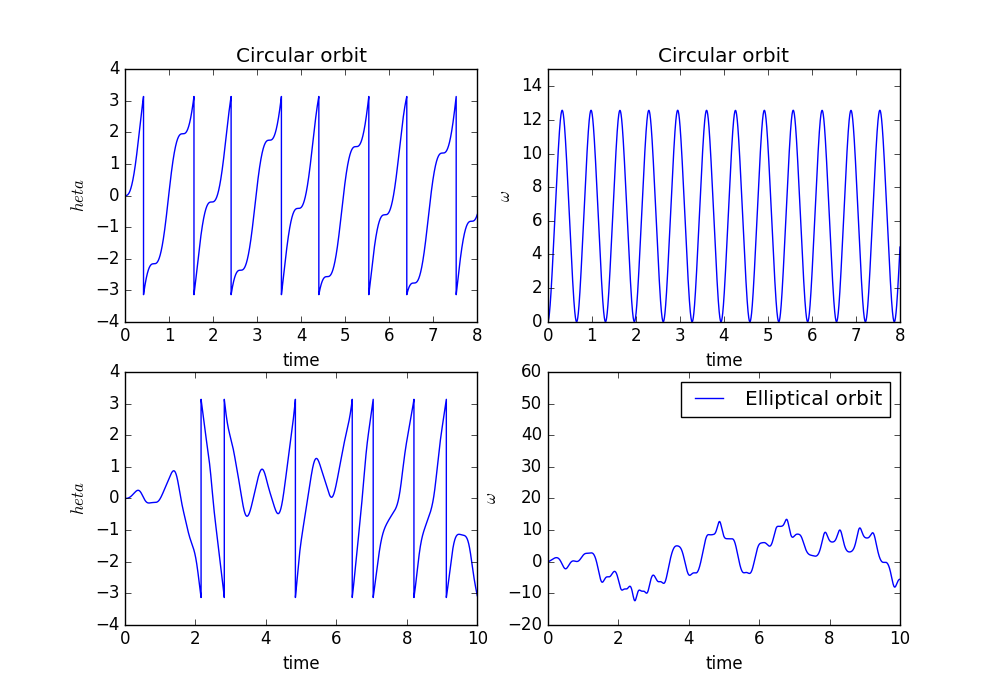

Here is the Python script that generated this plot:
import math
theta_1 = []
omega_1 = []
t_1 = []
v_x_1 = []
v_y_1 = []
x1 = []
y1 = []
theta_1.append(0)
omega_1.append(0)
t_1.append(0)
v_x_1.append(0)
e=0
v_min = 2* math.pi * ((1-e)/((1+e)))**0.5
v_y_1.append(v_min)
dt = 0.0001
x1.append(1.0)
y1.append(0)
for i in range(int(100000)):
	tmp1 = omega_1[i]-dt*3*12*math.pi*(x1[i]*math.sin(theta_1[i])-y1[i]*math.cos(theta_1[i]))*(x1[i]*math.cos(theta_1[i])+y1[i]*math.sin(theta_1[i]))/((x1[i]**2+y1[i]**2)**0.5**5)
	omega_1.append(tmp1)
	tmp2 = theta_1[i]+omega_1[i+1]*dt
	while abs(tmp2)>math.pi:
		if tmp2>math.pi:
			tmp2 = tmp2 - 2*math.pi
		else:
			tmp2 = tmp2 + 2*math.pi
	theta_1.append(tmp2)
	tmp3 = v_x_1[i]-4*math.pi**2*x1[i]*dt/((x1[i]**2+y1[i]**2)**0.5**3)
	v_x_1.append(tmp3)
	tmp4 = x1[i]+v_x_1[i+1]*dt
	tmp5 = v_y_1[i]-4*math.pi**2*y1[i]*dt/((x1[i]**2+y1[i]**2)**0.5**3)
	v_y_1.append(tmp5)
	tmp6 = y1[i]+v_y_1[i+1]*dt
	x1.append(tmp4)
	y1.append(tmp6)
	tmp7 = t_1[i] + dt
	t_1.append(tmp7)
print len(t_1)
print len(theta_1)
theta_2 = []
omega_2 = []
t_2 = []
v_x_2 = []
v_y_2 = []
x2 = []
y2 = []
theta_2.append(0)
omega_2.append(0)
t_2.append(0)
v_x_2.append(0)
v_y_2.append(1.0)
x2.append(1.0)
y2.append(0)
for i in range(int(100000)):
	tmp1 = omega_2[i]-dt*3*12*math.pi*(x2[i]*math.sin(theta_2[i])-y2[i]*math.cos(theta_2[i]))*(x2[i]*math.cos(theta_2[i])+y2[i]*math.sin(theta_2[i]))/((x2[i]**2+y2[i]**2)**0.5**5)
	omega_2.append(tmp1)
	tmp2 = theta_2[i]+omega_2[i+1]*dt
	while abs(tmp2)>math.pi:
		if tmp2>math.pi:
			tmp2 = tmp2 - 2*math.pi
		else:
			tmp2 = tmp2 + 2*math.pi
	theta_2.append(tmp2)
	tmp3 = v_x_2[i]-4*math.pi**2*x2[i]*dt/((x2[i]**2+y2[i]**2)**0.5**3)
	v_x_2.append(tmp3)
	tmp4 = x2[i]+v_x_2[i+1]*dt
	tmp5 = v_y_2[i]-4*math.pi**2*y2[i]*dt/((x2[i]**2+y2[i]**2)**0.5**3)
	v_y_2.append(tmp5)
	tmp6 = y2[i]+v_y_2[i+1]*dt
	x2.append(tmp4)
	y2.append(tmp6)
	tmp7 = t_2[i] + dt
	t_2.append(tmp7)
from pylab import *
figure(figsize=(10,10),dpi=100)
title('Hyperion')
subplot(221)
title('Circular orbit')
xlim(0,8)
ylim(-4,4)
ylabel('$\theta $')
xlabel('time')
plot(t_1,theta_1,c='blue')
subplot(222)
title('Circular orbit')
xlim(0,8)
ylim(0,15)
ylabel('$\omega $')
xlabel('time')
plot(t_1,omega_1,c='blue')
subplot(223)
xlim(0,10)
ylim(-4,4)
ylabel('$\theta $')
xlabel('time')
plot(t_2,theta_2,c='blue')
subplot(224)
xlim(0,10)
ylim(-20,60)
ylabel('$\omega $')
xlabel('time')
plot(t_2,omega_2,c='blue',label='Elliptical orbit')#e=0.95
legend(loc='upper right')
show()
